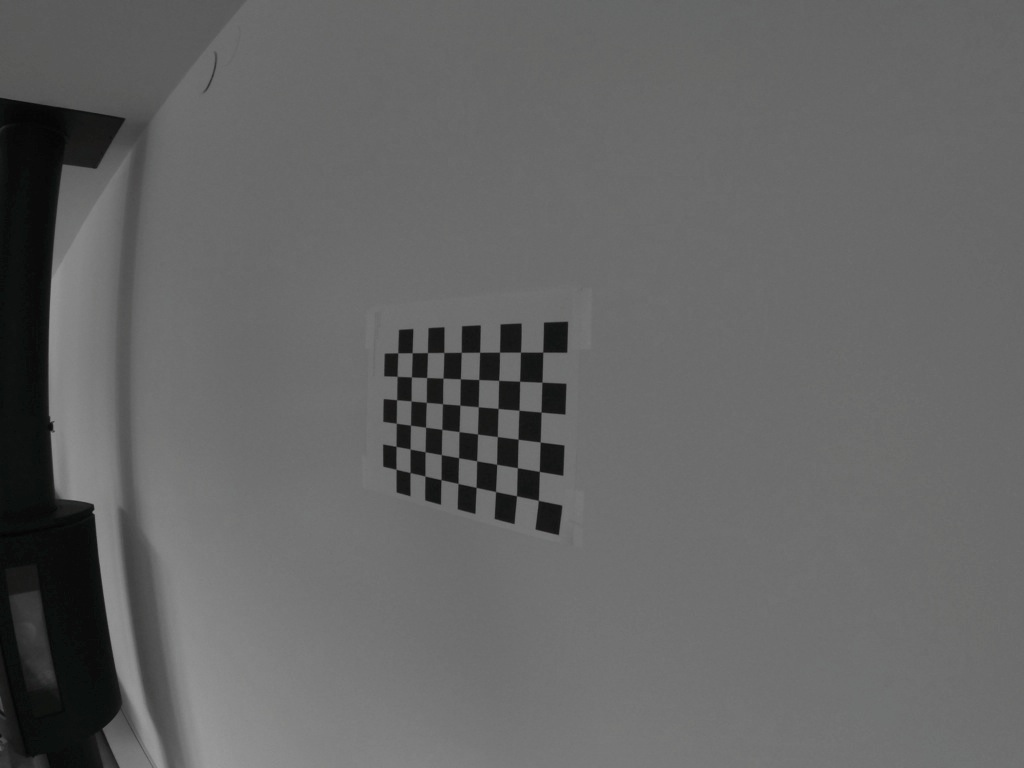
#> input picture Image Sequence/Undistort/Example/1.JPG, 1024 x 768 px, given in place of 1.png, which was not available
$ python undistort.py
#> lines starting #> are read from the running program, lines starting #| are printed output that depends on the picture
import numpy as np
import cv2
import os, os.path


# copy parameters to arrays
K = np.array([[611.18384754, 0, 515.31108992], [0, 611.06728767, 402.07541332], [0, 0, 1]])
d = np.array([-0.36824145, 0.2848545, 0, 0, 0]) # just use first two terms (no translation)

# read one of your images
i = 1
while i < 11:
    img = cv2.imread('C:/Users/Joes Laptop/Desktop/video-to-platform/Image Sequence/Undistort/Distorted/'+ str(i) +'.png')
#> img is the input picture: shape (768, 1024, 3); mean B, G, R 100.2, 100.3, 100.2
    h, w = img.shape[:2]
#> h = 768; w = 1024

    # undistort
    newcamera, roi = cv2.getOptimalNewCameraMatrix(K, d, (w,h), 0)
#> roi = (0, 0, 1023, 767)
    newimg = cv2.undistort(img, K, d, None, newcamera)
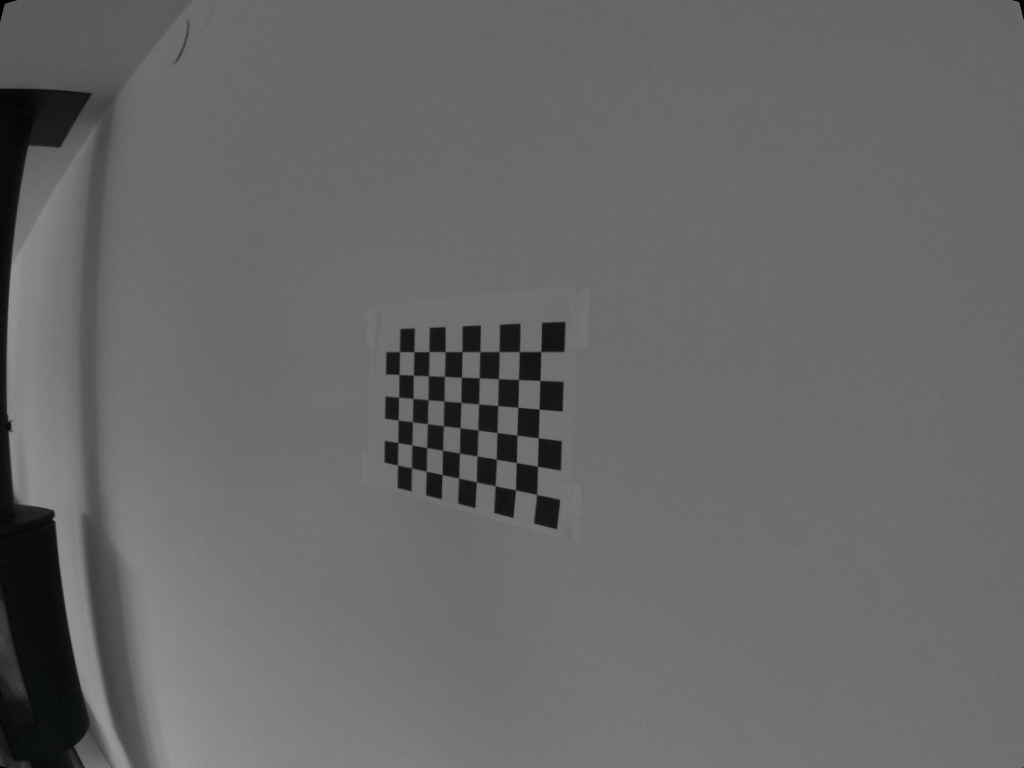
#> newimg: shape (768, 1024, 3); mean B, G, R 103.6, 103.7, 103.6

    cv2.imwrite("Undistorted/undistorted"+str(i)+".png", newimg)
    i+=1
#> pass 2 of the loop `while i < 11:`:
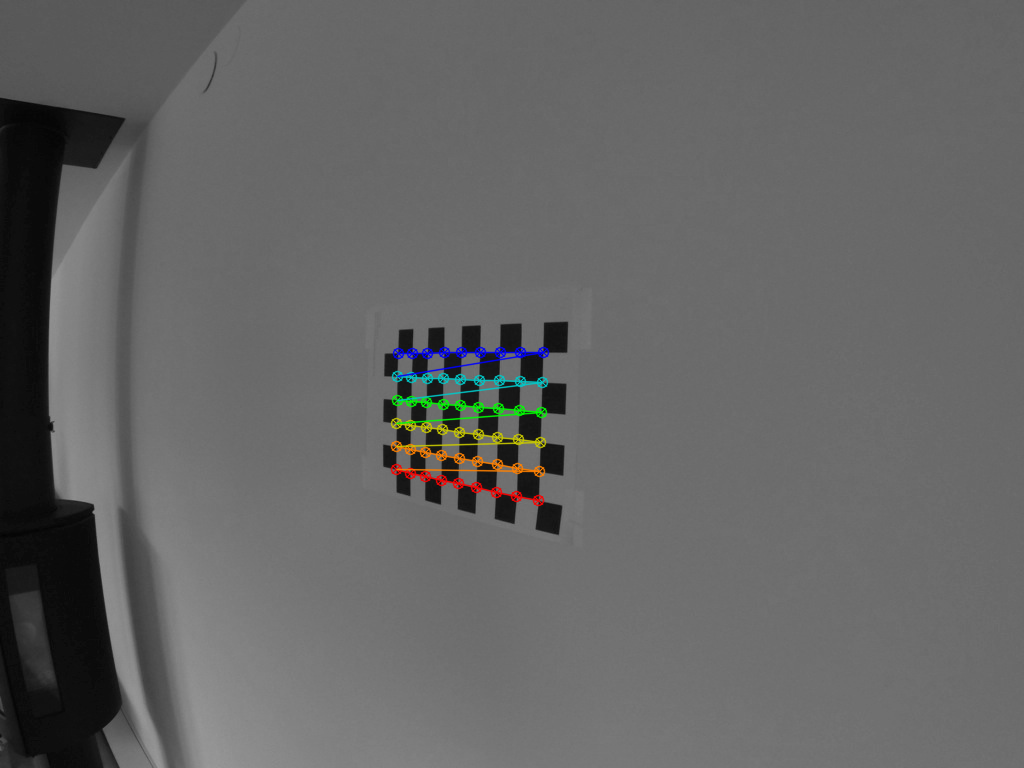
#> input picture Image Sequence/Undistort/Example/2.png, 1024 x 768 px, found by its file name
#> img is the input picture: shape (768, 1024, 3); mean B, G, R 100.3, 100.7, 100.5
#> `newimg = cv2.undistort(img, K, d, None, newcamera)`:
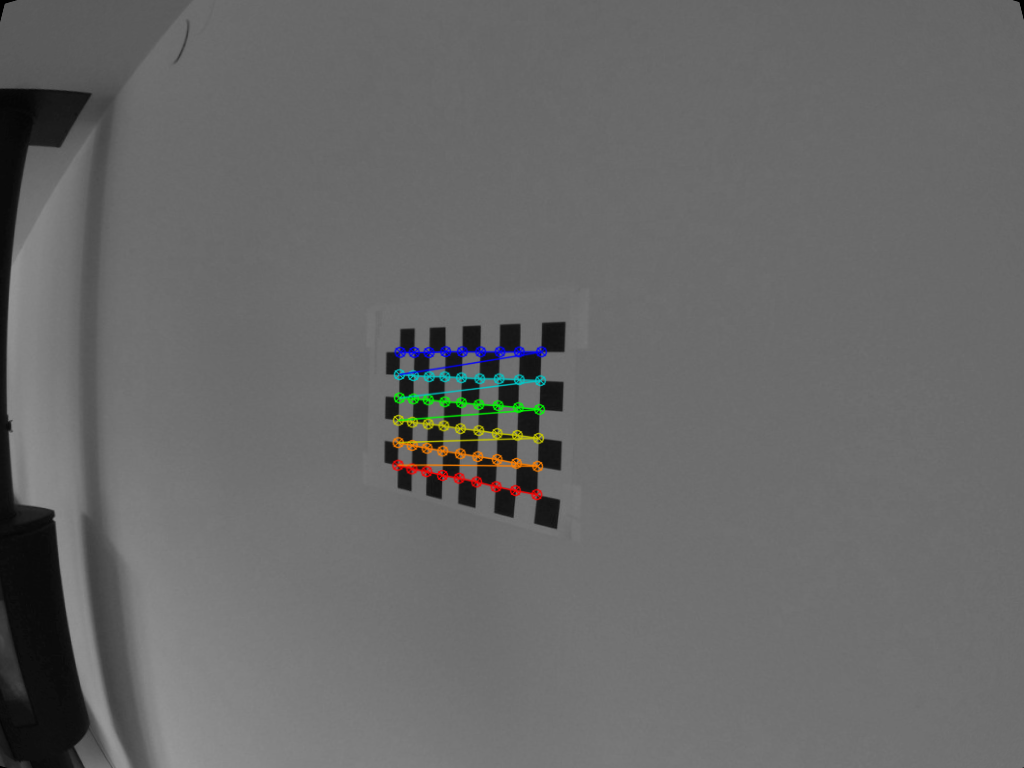
#> newimg: shape (768, 1024, 3); mean B, G, R 103.7, 104.1, 103.9
#> pass 3 of the loop `while i < 11:`:
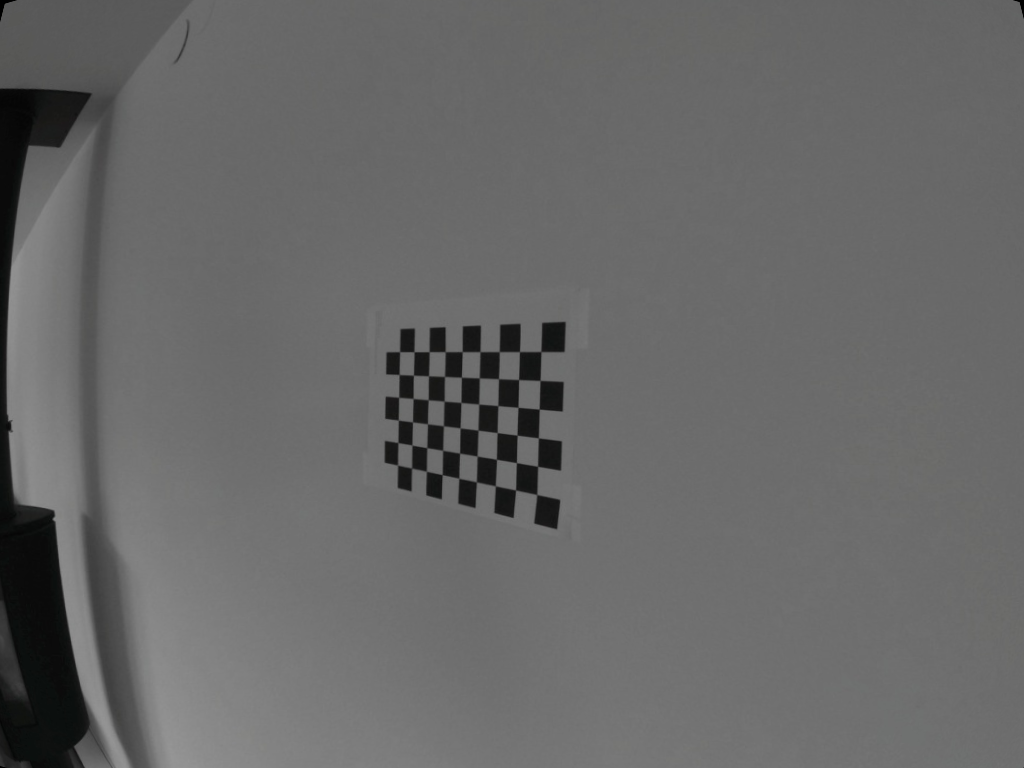
#> input picture Image Sequence/Undistort/Example/3.png, 1024 x 768 px, found by its file name
#> img is the input picture: shape (768, 1024, 3); mean B, G, R 103.6, 103.7, 103.6
#> `newimg = cv2.undistort(img, K, d, None, newcamera)`:
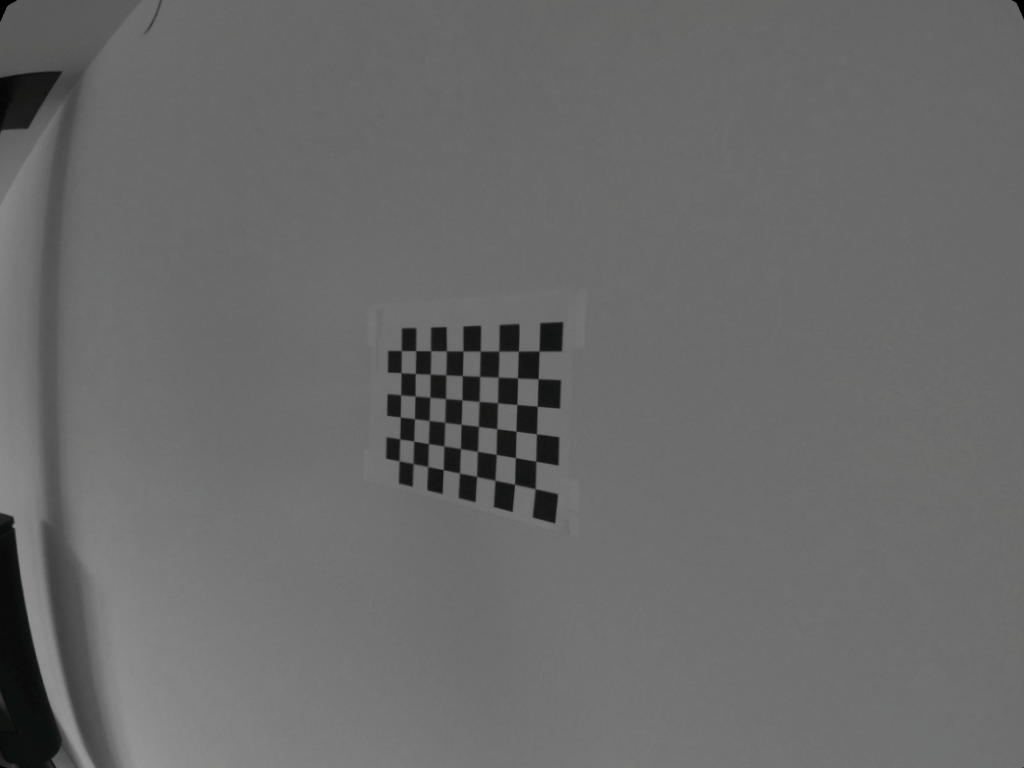
#> newimg: shape (768, 1024, 3); mean B, G, R 105.5, 105.6, 105.6
#> (the run stopped early here; a loop or call above may not have finished)
